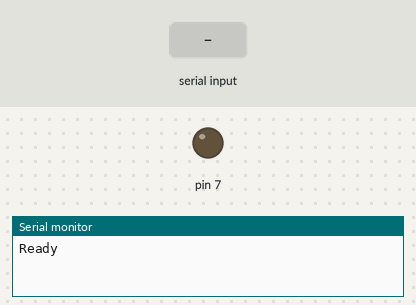
Bench run of a sketch on a simulated Arduino Uno, built with avr-gcc and run on an emulated ATmega328P. Parts: output pins drawn as LEDs (lit = HIGH), the last lines printed to the serial monitor. The test bench sets the inputs (shaded band).

Above: at 1.2 s.
1.3 s: "1" received over Serial
At 2.2 s:
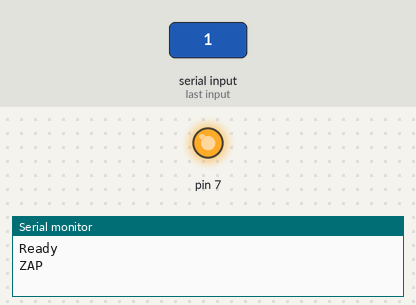
Timing chart, 0 to 4.3 s (numbered marks = the images above; inputs shaded):
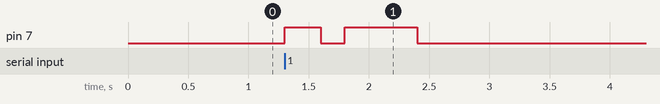

Measured:
- after the input at 1.3 s, pin 7: LOW → HIGH at once, → LOW 0.30 s later, → HIGH 0.20 s later, → LOW 0.60 s later

The sketch:

uno-zap.ino
```cpp
void setup() {
  pinMode(7, OUTPUT);
  digitalWrite(7, LOW);

  Serial.begin(9600);
  Serial.println("Ready");
}

void loop() {
  if (Serial.available() > 0) {
    Serial.read();
    trigger();
  }
}

void trigger() {
  Serial.println("ZAP");
  digitalWrite(7, HIGH);
  delay(300);
  digitalWrite(7, LOW);
  delay(200);
  digitalWrite(7, HIGH);
  delay(600);
  digitalWrite(7, LOW);
}
```
